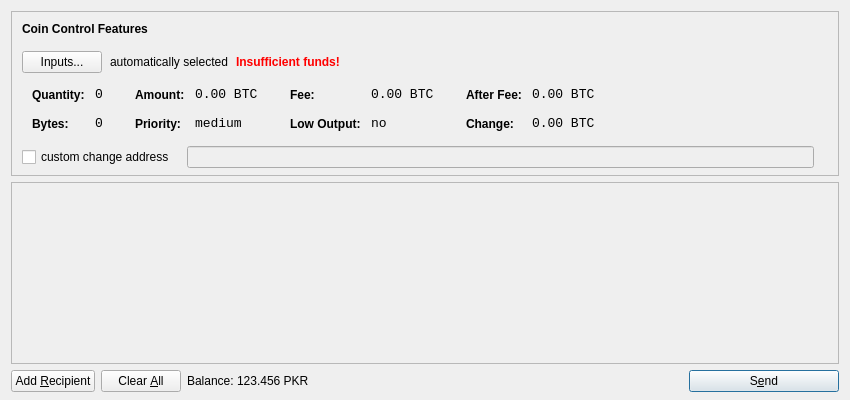
<?xml version="1.0" encoding="UTF-8"?>
<ui version="4.0">
 <class>SendCoinsDialog</class>
 <widget class="QDialog" name="SendCoinsDialog">
  <property name="geometry">
   <rect>
    <x>0</x>
    <y>0</y>
    <width>850</width>
    <height>400</height>
   </rect>
  </property>
  <property name="windowTitle">
   <string>Send Coins</string>
  </property>
  <layout class="QVBoxLayout" name="verticalLayout" stretch="0,1,0">
   <property name="bottomMargin">
    <number>8</number>
   </property>
   <item>
    <widget class="QFrame" name="frameCoinControl">
     <property name="sizePolicy">
      <sizepolicy hsizetype="Expanding" vsizetype="Expanding">
       <horstretch>0</horstretch>
       <verstretch>0</verstretch>
      </sizepolicy>
     </property>
     <property name="maximumSize">
      <size>
       <width>16777215</width>
       <height>16777215</height>
      </size>
     </property>
     <property name="frameShape">
      <enum>QFrame::StyledPanel</enum>
     </property>
     <property name="frameShadow">
      <enum>QFrame::Sunken</enum>
     </property>
     <layout class="QVBoxLayout" name="verticalLayoutCoinControl2">
      <property name="spacing">
       <number>-1</number>
      </property>
      <property name="leftMargin">
       <number>0</number>
      </property>
      <property name="topMargin">
       <number>0</number>
      </property>
      <property name="rightMargin">
       <number>0</number>
      </property>
      <property name="bottomMargin">
       <number>6</number>
      </property>
      <item>
       <layout class="QVBoxLayout" name="verticalLayoutCoinControl" stretch="0,0,0,0,1">
        <property name="spacing">
         <number>0</number>
        </property>
        <property name="leftMargin">
         <number>10</number>
        </property>
        <property name="topMargin">
         <number>10</number>
        </property>
        <item>
         <layout class="QHBoxLayout" name="horizontalLayoutCoinControl1">
          <property name="bottomMargin">
           <number>15</number>
          </property>
          <item>
           <widget class="QLabel" name="labelCoinControlFeatures">
            <property name="sizePolicy">
             <sizepolicy hsizetype="Preferred" vsizetype="Maximum">
              <horstretch>0</horstretch>
              <verstretch>0</verstretch>
             </sizepolicy>
            </property>
            <property name="font">
             <font>
              <weight>75</weight>
              <bold>true</bold>
             </font>
            </property>
            <property name="styleSheet">
             <string notr="true">font-weight:bold;</string>
            </property>
            <property name="text">
             <string>Coin Control Features</string>
            </property>
           </widget>
          </item>
         </layout>
        </item>
        <item>
         <layout class="QHBoxLayout" name="horizontalLayoutCoinControl2" stretch="0,0,0,0">
          <property name="spacing">
           <number>8</number>
          </property>
          <property name="bottomMargin">
           <number>10</number>
          </property>
          <item>
           <widget class="QPushButton" name="pushButtonCoinControl">
            <property name="styleSheet">
             <string notr="true"/>
            </property>
            <property name="text">
             <string>Inputs...</string>
            </property>
           </widget>
          </item>
          <item>
           <widget class="QLabel" name="labelCoinControlAutomaticallySelected">
            <property name="text">
             <string>automatically selected</string>
            </property>
            <property name="margin">
             <number>5</number>
            </property>
           </widget>
          </item>
          <item>
           <widget class="QLabel" name="labelCoinControlInsuffFunds">
            <property name="font">
             <font>
              <weight>75</weight>
              <bold>true</bold>
             </font>
            </property>
            <property name="styleSheet">
             <string notr="true">color:red;font-weight:bold;</string>
            </property>
            <property name="text">
             <string>Insufficient funds!</string>
            </property>
            <property name="margin">
             <number>5</number>
            </property>
           </widget>
          </item>
          <item>
           <spacer name="horizontalSpacerCoinControl">
            <property name="orientation">
             <enum>Qt::Horizontal</enum>
            </property>
            <property name="sizeHint" stdset="0">
             <size>
              <width>40</width>
              <height>1</height>
             </size>
            </property>
           </spacer>
          </item>
         </layout>
        </item>
        <item>
         <widget class="QWidget" name="widgetCoinControl" native="true">
          <property name="sizePolicy">
           <sizepolicy hsizetype="Preferred" vsizetype="Preferred">
            <horstretch>0</horstretch>
            <verstretch>0</verstretch>
           </sizepolicy>
          </property>
          <property name="minimumSize">
           <size>
            <width>0</width>
            <height>0</height>
           </size>
          </property>
          <property name="styleSheet">
           <string notr="true"/>
          </property>
          <layout class="QHBoxLayout" name="horizontalLayoutCoinControl5">
           <property name="margin">
            <number>0</number>
           </property>
           <item>
            <layout class="QHBoxLayout" name="horizontalLayoutCoinControl3" stretch="0,0,0,1">
             <property name="spacing">
              <number>20</number>
             </property>
             <property name="topMargin">
              <number>0</number>
             </property>
             <property name="bottomMargin">
              <number>10</number>
             </property>
             <item>
              <layout class="QFormLayout" name="formLayoutCoinControl1">
               <property name="horizontalSpacing">
                <number>10</number>
               </property>
               <property name="verticalSpacing">
                <number>14</number>
               </property>
               <property name="leftMargin">
                <number>10</number>
               </property>
               <property name="topMargin">
                <number>4</number>
               </property>
               <property name="rightMargin">
                <number>6</number>
               </property>
               <item row="0" column="0">
                <widget class="QLabel" name="labelCoinControlQuantityText">
                 <property name="styleSheet">
                  <string notr="true">font-weight:bold;</string>
                 </property>
                 <property name="text">
                  <string>Quantity:</string>
                 </property>
                 <property name="margin">
                  <number>0</number>
                 </property>
                </widget>
               </item>
               <item row="0" column="1">
                <widget class="QLabel" name="labelCoinControlQuantity">
                 <property name="font">
                  <font>
                   <family>Monospace</family>
                   <pointsize>10</pointsize>
                  </font>
                 </property>
                 <property name="cursor">
                  <cursorShape>IBeamCursor</cursorShape>
                 </property>
                 <property name="contextMenuPolicy">
                  <enum>Qt::ActionsContextMenu</enum>
                 </property>
                 <property name="text">
                  <string notr="true">0</string>
                 </property>
                 <property name="margin">
                  <number>0</number>
                 </property>
                 <property name="textInteractionFlags">
                  <set>Qt::LinksAccessibleByMouse|Qt::TextSelectableByKeyboard|Qt::TextSelectableByMouse</set>
                 </property>
                </widget>
               </item>
               <item row="1" column="0">
                <widget class="QLabel" name="labelCoinControlBytesText">
                 <property name="styleSheet">
                  <string notr="true">font-weight:bold;</string>
                 </property>
                 <property name="text">
                  <string>Bytes:</string>
                 </property>
                </widget>
               </item>
               <item row="1" column="1">
                <widget class="QLabel" name="labelCoinControlBytes">
                 <property name="font">
                  <font>
                   <family>Monospace</family>
                   <pointsize>10</pointsize>
                  </font>
                 </property>
                 <property name="cursor">
                  <cursorShape>IBeamCursor</cursorShape>
                 </property>
                 <property name="contextMenuPolicy">
                  <enum>Qt::ActionsContextMenu</enum>
                 </property>
                 <property name="text">
                  <string notr="true">0</string>
                 </property>
                 <property name="textInteractionFlags">
                  <set>Qt::LinksAccessibleByMouse|Qt::TextSelectableByKeyboard|Qt::TextSelectableByMouse</set>
                 </property>
                </widget>
               </item>
              </layout>
             </item>
             <item>
              <layout class="QFormLayout" name="formLayoutCoinControl2">
               <property name="horizontalSpacing">
                <number>10</number>
               </property>
               <property name="verticalSpacing">
                <number>14</number>
               </property>
               <property name="leftMargin">
                <number>6</number>
               </property>
               <property name="topMargin">
                <number>4</number>
               </property>
               <property name="rightMargin">
                <number>6</number>
               </property>
               <item row="0" column="0">
                <widget class="QLabel" name="labelCoinControlAmountText">
                 <property name="styleSheet">
                  <string notr="true">font-weight:bold;</string>
                 </property>
                 <property name="text">
                  <string>Amount:</string>
                 </property>
                 <property name="margin">
                  <number>0</number>
                 </property>
                </widget>
               </item>
               <item row="0" column="1">
                <widget class="QLabel" name="labelCoinControlAmount">
                 <property name="font">
                  <font>
                   <family>Monospace</family>
                   <pointsize>10</pointsize>
                  </font>
                 </property>
                 <property name="cursor">
                  <cursorShape>IBeamCursor</cursorShape>
                 </property>
                 <property name="contextMenuPolicy">
                  <enum>Qt::ActionsContextMenu</enum>
                 </property>
                 <property name="text">
                  <string notr="true">0.00 BTC</string>
                 </property>
                 <property name="textInteractionFlags">
                  <set>Qt::LinksAccessibleByMouse|Qt::TextSelectableByKeyboard|Qt::TextSelectableByMouse</set>
                 </property>
                </widget>
               </item>
               <item row="1" column="0">
                <widget class="QLabel" name="labelCoinControlPriorityText">
                 <property name="styleSheet">
                  <string notr="true">font-weight:bold;</string>
                 </property>
                 <property name="text">
                  <string>Priority:</string>
                 </property>
                </widget>
               </item>
               <item row="1" column="1">
                <widget class="QLabel" name="labelCoinControlPriority">
                 <property name="font">
                  <font>
                   <family>Monospace</family>
                   <pointsize>10</pointsize>
                  </font>
                 </property>
                 <property name="cursor">
                  <cursorShape>IBeamCursor</cursorShape>
                 </property>
                 <property name="contextMenuPolicy">
                  <enum>Qt::ActionsContextMenu</enum>
                 </property>
                 <property name="text">
                  <string>medium</string>
                 </property>
                 <property name="textInteractionFlags">
                  <set>Qt::LinksAccessibleByMouse|Qt::TextSelectableByKeyboard|Qt::TextSelectableByMouse</set>
                 </property>
                </widget>
               </item>
              </layout>
             </item>
             <item>
              <layout class="QFormLayout" name="formLayoutCoinControl3">
               <property name="horizontalSpacing">
                <number>10</number>
               </property>
               <property name="verticalSpacing">
                <number>14</number>
               </property>
               <property name="leftMargin">
                <number>6</number>
               </property>
               <property name="topMargin">
                <number>4</number>
               </property>
               <property name="rightMargin">
                <number>6</number>
               </property>
               <item row="0" column="0">
                <widget class="QLabel" name="labelCoinControlFeeText">
                 <property name="styleSheet">
                  <string notr="true">font-weight:bold;</string>
                 </property>
                 <property name="text">
                  <string>Fee:</string>
                 </property>
                 <property name="margin">
                  <number>0</number>
                 </property>
                </widget>
               </item>
               <item row="0" column="1">
                <widget class="QLabel" name="labelCoinControlFee">
                 <property name="font">
                  <font>
                   <family>Monospace</family>
                   <pointsize>10</pointsize>
                  </font>
                 </property>
                 <property name="cursor">
                  <cursorShape>IBeamCursor</cursorShape>
                 </property>
                 <property name="contextMenuPolicy">
                  <enum>Qt::ActionsContextMenu</enum>
                 </property>
                 <property name="text">
                  <string notr="true">0.00 BTC</string>
                 </property>
                 <property name="textInteractionFlags">
                  <set>Qt::LinksAccessibleByMouse|Qt::TextSelectableByKeyboard|Qt::TextSelectableByMouse</set>
                 </property>
                </widget>
               </item>
               <item row="1" column="0">
                <widget class="QLabel" name="labelCoinControlLowOutputText">
                 <property name="styleSheet">
                  <string notr="true">font-weight:bold;</string>
                 </property>
                 <property name="text">
                  <string>Low Output:</string>
                 </property>
                </widget>
               </item>
               <item row="1" column="1">
                <widget class="QLabel" name="labelCoinControlLowOutput">
                 <property name="font">
                  <font>
                   <family>Monospace</family>
                   <pointsize>10</pointsize>
                  </font>
                 </property>
                 <property name="cursor">
                  <cursorShape>IBeamCursor</cursorShape>
                 </property>
                 <property name="contextMenuPolicy">
                  <enum>Qt::ActionsContextMenu</enum>
                 </property>
                 <property name="text">
                  <string>no</string>
                 </property>
                 <property name="textInteractionFlags">
                  <set>Qt::LinksAccessibleByMouse|Qt::TextSelectableByKeyboard|Qt::TextSelectableByMouse</set>
                 </property>
                </widget>
               </item>
              </layout>
             </item>
             <item>
              <layout class="QFormLayout" name="formLayoutCoinControl4">
               <property name="horizontalSpacing">
                <number>10</number>
               </property>
               <property name="verticalSpacing">
                <number>14</number>
               </property>
               <property name="leftMargin">
                <number>6</number>
               </property>
               <property name="topMargin">
                <number>4</number>
               </property>
               <property name="rightMargin">
                <number>6</number>
               </property>
               <item row="0" column="0">
                <widget class="QLabel" name="labelCoinControlAfterFeeText">
                 <property name="styleSheet">
                  <string notr="true">font-weight:bold;</string>
                 </property>
                 <property name="text">
                  <string>After Fee:</string>
                 </property>
                 <property name="margin">
                  <number>0</number>
                 </property>
                </widget>
               </item>
               <item row="0" column="1">
                <widget class="QLabel" name="labelCoinControlAfterFee">
                 <property name="font">
                  <font>
                   <family>Monospace</family>
                   <pointsize>10</pointsize>
                  </font>
                 </property>
                 <property name="cursor">
                  <cursorShape>IBeamCursor</cursorShape>
                 </property>
                 <property name="contextMenuPolicy">
                  <enum>Qt::ActionsContextMenu</enum>
                 </property>
                 <property name="text">
                  <string notr="true">0.00 BTC</string>
                 </property>
                 <property name="textInteractionFlags">
                  <set>Qt::LinksAccessibleByMouse|Qt::TextSelectableByKeyboard|Qt::TextSelectableByMouse</set>
                 </property>
                </widget>
               </item>
               <item row="1" column="0">
                <widget class="QLabel" name="labelCoinControlChangeText">
                 <property name="styleSheet">
                  <string notr="true">font-weight:bold;</string>
                 </property>
                 <property name="text">
                  <string>Change:</string>
                 </property>
                </widget>
               </item>
               <item row="1" column="1">
                <widget class="QLabel" name="labelCoinControlChange">
                 <property name="font">
                  <font>
                   <family>Monospace</family>
                   <pointsize>10</pointsize>
                  </font>
                 </property>
                 <property name="cursor">
                  <cursorShape>IBeamCursor</cursorShape>
                 </property>
                 <property name="contextMenuPolicy">
                  <enum>Qt::ActionsContextMenu</enum>
                 </property>
                 <property name="text">
                  <string notr="true">0.00 BTC</string>
                 </property>
                 <property name="textInteractionFlags">
                  <set>Qt::LinksAccessibleByMouse|Qt::TextSelectableByKeyboard|Qt::TextSelectableByMouse</set>
                 </property>
                </widget>
               </item>
              </layout>
             </item>
            </layout>
           </item>
          </layout>
         </widget>
        </item>
        <item>
         <layout class="QHBoxLayout" name="horizontalLayoutCoinControl4" stretch="0,0,0">
          <property name="spacing">
           <number>12</number>
          </property>
          <property name="sizeConstraint">
           <enum>QLayout::SetDefaultConstraint</enum>
          </property>
          <property name="topMargin">
           <number>5</number>
          </property>
          <property name="rightMargin">
           <number>5</number>
          </property>
          <item>
           <widget class="QCheckBox" name="checkBoxCoinControlChange">
            <property name="text">
             <string>custom change address</string>
            </property>
           </widget>
          </item>
          <item>
           <widget class="QLineEdit" name="lineEditCoinControlChange">
            <property name="enabled">
             <bool>false</bool>
            </property>
            <property name="sizePolicy">
             <sizepolicy hsizetype="Expanding" vsizetype="Fixed">
              <horstretch>0</horstretch>
              <verstretch>0</verstretch>
             </sizepolicy>
            </property>
           </widget>
          </item>
          <item>
           <widget class="QLabel" name="labelCoinControlChangeLabel">
            <property name="sizePolicy">
             <sizepolicy hsizetype="Preferred" vsizetype="Expanding">
              <horstretch>0</horstretch>
              <verstretch>0</verstretch>
             </sizepolicy>
            </property>
            <property name="minimumSize">
             <size>
              <width>0</width>
              <height>0</height>
             </size>
            </property>
            <property name="text">
             <string/>
            </property>
            <property name="margin">
             <number>3</number>
            </property>
           </widget>
          </item>
         </layout>
        </item>
        <item>
         <spacer name="verticalSpacerCoinControl">
          <property name="orientation">
           <enum>Qt::Vertical</enum>
          </property>
          <property name="sizeHint" stdset="0">
           <size>
            <width>800</width>
            <height>1</height>
           </size>
          </property>
         </spacer>
        </item>
       </layout>
      </item>
     </layout>
    </widget>
   </item>
   <item>
    <widget class="QScrollArea" name="scrollArea">
     <property name="widgetResizable">
      <bool>true</bool>
     </property>
     <widget class="QWidget" name="scrollAreaWidgetContents">
      <property name="geometry">
       <rect>
        <x>0</x>
        <y>0</y>
        <width>830</width>
        <height>165</height>
       </rect>
      </property>
      <layout class="QVBoxLayout" name="verticalLayout_2">
       <property name="margin">
        <number>0</number>
       </property>
       <item>
        <layout class="QVBoxLayout" name="entries">
         <property name="spacing">
          <number>6</number>
         </property>
        </layout>
       </item>
       <item>
        <spacer name="verticalSpacer">
         <property name="orientation">
          <enum>Qt::Vertical</enum>
         </property>
         <property name="sizeHint" stdset="0">
          <size>
           <width>20</width>
           <height>40</height>
          </size>
         </property>
        </spacer>
       </item>
      </layout>
     </widget>
    </widget>
   </item>
   <item>
    <layout class="QHBoxLayout" name="horizontalLayout">
     <item>
      <widget class="QPushButton" name="addButton">
       <property name="toolTip">
        <string>Send to multiple recipients at once</string>
       </property>
       <property name="text">
        <string>Add &amp;Recipient</string>
       </property>
       <property name="icon">
        <iconset resource="../bitcoin.qrc">
         <normaloff>:/icons/add</normaloff>:/icons/add</iconset>
       </property>
       <property name="autoDefault">
        <bool>false</bool>
       </property>
      </widget>
     </item>
     <item>
      <widget class="QPushButton" name="clearButton">
       <property name="sizePolicy">
        <sizepolicy hsizetype="Minimum" vsizetype="Fixed">
         <horstretch>0</horstretch>
         <verstretch>0</verstretch>
        </sizepolicy>
       </property>
       <property name="toolTip">
        <string>Remove all transaction fields</string>
       </property>
       <property name="text">
        <string>Clear &amp;All</string>
       </property>
       <property name="icon">
        <iconset resource="../bitcoin.qrc">
         <normaloff>:/icons/remove</normaloff>:/icons/remove</iconset>
       </property>
       <property name="autoRepeatDelay">
        <number>300</number>
       </property>
       <property name="autoDefault">
        <bool>false</bool>
       </property>
      </widget>
     </item>
     <item>
      <layout class="QHBoxLayout" name="horizontalLayout_2">
       <property name="spacing">
        <number>3</number>
       </property>
       <item>
        <widget class="QLabel" name="label">
         <property name="text">
          <string>Balance:</string>
         </property>
        </widget>
       </item>
       <item>
        <widget class="QLabel" name="labelBalance">
         <property name="cursor">
          <cursorShape>IBeamCursor</cursorShape>
         </property>
         <property name="text">
          <string>123.456 PKR</string>
         </property>
         <property name="textInteractionFlags">
          <set>Qt::LinksAccessibleByMouse|Qt::TextSelectableByKeyboard|Qt::TextSelectableByMouse</set>
         </property>
        </widget>
       </item>
      </layout>
     </item>
     <item>
      <spacer name="horizontalSpacer">
       <property name="orientation">
        <enum>Qt::Horizontal</enum>
       </property>
       <property name="sizeHint" stdset="0">
        <size>
         <width>40</width>
         <height>20</height>
        </size>
       </property>
      </spacer>
     </item>
     <item>
      <widget class="QPushButton" name="sendButton">
       <property name="minimumSize">
        <size>
         <width>150</width>
         <height>0</height>
        </size>
       </property>
       <property name="toolTip">
        <string>Confirm the send action</string>
       </property>
       <property name="text">
        <string>S&amp;end</string>
       </property>
       <property name="icon">
        <iconset resource="../bitcoin.qrc">
         <normaloff>:/icons/send</normaloff>:/icons/send</iconset>
       </property>
       <property name="default">
        <bool>true</bool>
       </property>
      </widget>
     </item>
    </layout>
   </item>
  </layout>
 </widget>
 <resources>
  <include location="../bitcoin.qrc"/>
 </resources>
 <connections/>
</ui>
